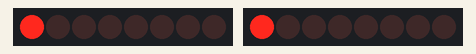
Recording of a sketch running on a simulated Arduino Uno, built with avr-gcc and run on an emulated ATmega328P. On the bench: 2 × 8 shift-register outputs drawn as a row of LEDs (first output left, lit = HIGH). Wiring (inferred from the names in the program): 2 × shift register (74HC595): data pin 4, shift clock pin 2, latch pin 12 / data pin 13, shift clock pin 11, latch pin 3. Wiring (inferred from the signals the program sends): 2 × row of LEDs: on Q0, Q1, Q2, Q3, Q4, Q5, Q6, Q7 / on Q0, Q1, Q2, Q3, Q4, Q5, Q6, Q7.

Above: at 0.02 s.
At 0.38 s:
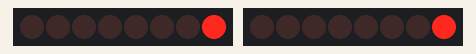
At 0.74 s:
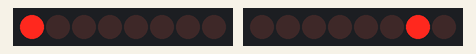
At 1.46 s:
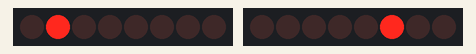
At 2.13 s:
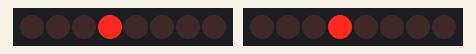
At 2.95 s:
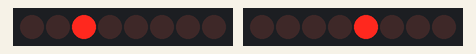
Timing chart, 0 to 3.2 s (numbered marks = the images above):
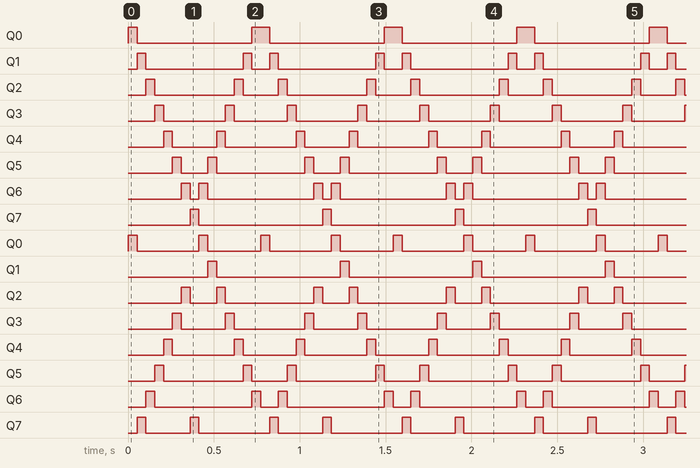

Measured:
- by itself, Q0: alternates HIGH for 0.10 s and LOW for 0.67 s
- by itself, Q1, Q6: repeats every 0.77 s: LOW 0.57 s, HIGH 0.05 s, LOW 0.10 s, HIGH 0.05 s
- by itself, Q2, Q5: repeats every 0.77 s: LOW 0.46 s, HIGH 0.05 s, LOW 0.21 s, HIGH 0.05 s
- by itself, Q3, Q0: alternates HIGH for 0.05 s and LOW for 0.36 s
- by itself, Q4, Q3, Q7: repeats every 0.77 s: LOW 0.26 s, HIGH 0.05 s, LOW 0.41 s, HIGH 0.05 s
- by itself, Q5, Q2: repeats every 0.77 s: LOW 0.15 s, HIGH 0.05 s, LOW 0.51 s, HIGH 0.05 s
- by itself, Q6: repeats every 0.77 s: LOW 0.05 s, HIGH 0.05 s, LOW 0.62 s, HIGH 0.05 s
- by itself, Q7, Q1: alternates HIGH for 0.05 s and LOW for 0.72 s

The sketch:

display_2lines_on_sweep.ino
```cpp
// 1 - row negative
// 2 - col positive

#define DATA1 13
#define DATA2 4

#define LATCH1 12
#define LATCH2 3

#define CLOCK1 11
#define CLOCK2 2

#define OE1 8
#define OE2 7

void setup()
{
pinMode(LATCH1,OUTPUT);
pinMode(CLOCK1,OUTPUT);
pinMode(DATA1,OUTPUT);
pinMode(OE1,OUTPUT);

pinMode(LATCH2,OUTPUT);
pinMode(CLOCK2,OUTPUT);
pinMode(DATA2,OUTPUT);
pinMode(OE2,OUTPUT);
// data 2 gives +ve
//data 1 gives -ve
}

  int col;
  byte row;

void loop()
{
  col = 0x01;
  row = B11111110;
  while(col != 0x80){
  led_hexselect(0x00,col);
  col = col << 1;
  led_hexselect(row,0xff);
  row = L_rotate(row);
  delay(50);
  }

  col = 0x80;
  row = B01111111;
  while(col != 0x00){
  led_hexselect(0x00,col);
  col = col >> 1;
  led_hexselect(row,0xff);
  row = R_rotate(row);
  delay(50);
  }


}

void led_select(int row,int col)
{ int col_decode,row_decode;
  int powr=1,powc=1;
  int i;

  if(row <= 8 & col <= 8 & row >= 0 & col >= 0)
  {
  for(i=0;i<row-1;i++)
  powr *= 2;
  for(i=0;i<col-1;i++)
  powc *= 2;


  row_decode = 255 - powr;
  col_decode = powc;

  digitalWrite(LATCH1,LOW);
  digitalWrite(OE1,HIGH);
  shiftOut(DATA1,CLOCK1,MSBFIRST,row_decode); //row
  digitalWrite(LATCH1,HIGH);
  digitalWrite(OE1,LOW);

  digitalWrite(LATCH2,LOW);
  digitalWrite(OE2,HIGH);
  shiftOut(DATA2,CLOCK2,MSBFIRST,col_decode); //col
  digitalWrite(LATCH2,HIGH);
  digitalWrite(OE2,LOW);
  delay(1);
  }
}

void led_hexselect(int row,int col)
{
  digitalWrite(LATCH1,LOW);
  digitalWrite(OE1,HIGH);
  shiftOut(DATA1,CLOCK1,MSBFIRST,row); //row
  digitalWrite(LATCH1,HIGH);
  digitalWrite(OE1,LOW);

  digitalWrite(LATCH2,LOW);
  digitalWrite(OE2,HIGH);
  shiftOut(DATA2,CLOCK2,MSBFIRST,col); //col
  digitalWrite(LATCH2,HIGH);
  digitalWrite(OE2,LOW);
  delayMicroseconds(500);
}

byte L_rotate(byte num)
{
int temp;

temp = num & 0x01;
temp = temp << 7;
num = num >> 1;
num = num + temp;
return num;
}

byte R_rotate(byte num)
{
int temp;

temp = num & 0x80;
temp = temp >> 7;
num = num << 1;
num = num + temp;
return num;
}
```
